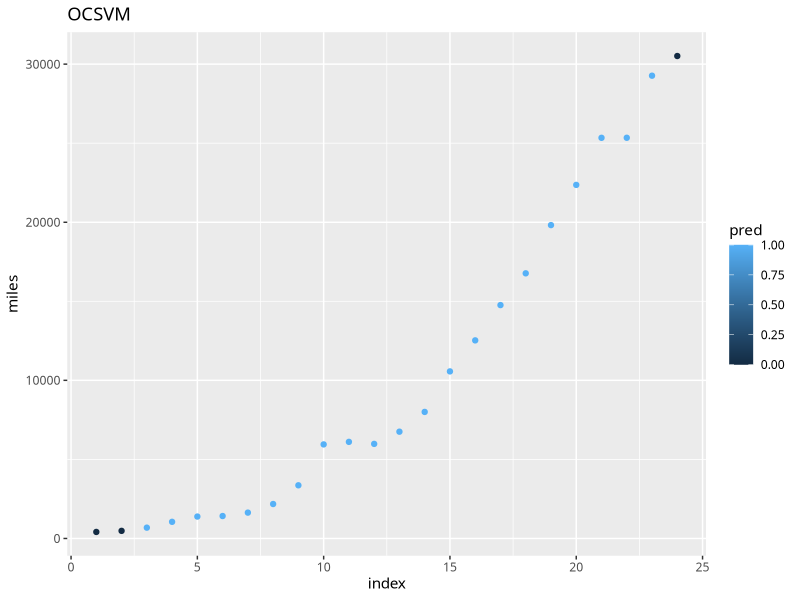

Reproduce this figure in R.
library(kernlab)
library(ggplot2)

# change working directory
frame_files <- lapply(sys.frames(), function(x) x$ofile)
frame_files <- Filter(Negate(is.null), frame_files)
setwd(dirname(frame_files[[length(frame_files)]]))

theme_set(theme_gray(base_family="HiraKakuProN-W3"))

set.seed(1500)

df <- data.frame(miles = airmiles[1:24], class = 1)

svm <- ksvm(
  x = class ~ .,
  data = df,
  type = "one-svc",
  kernel = "rbfdot",
  kpar = list(sigma = 0.1),
  nu = 0.1 # 10% from the origin
)

preds <- predict(svm)
pred <- ifelse(preds == TRUE, 1, 0)
res <- data.frame(df, pred)
res$idx <- seq.int(nrow(res))

g <- ggplot(res, aes(x = idx, y = miles, colour = pred)) + geom_point() +
  labs(title = "OCSVM", x = "index", y = "miles")
plot(g)
